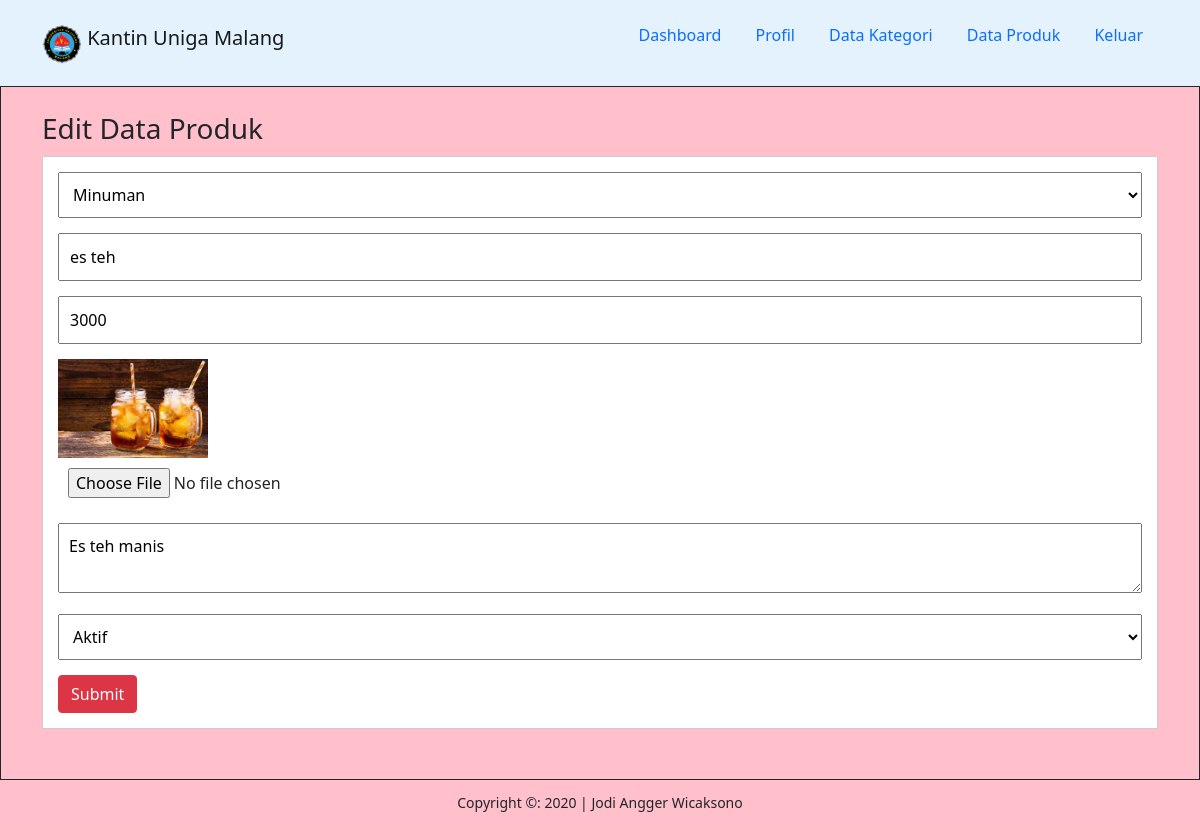
The app's page /edit-produk.php?id=6 (signed in) with its own data.
### tables this page shows
CREATE TABLE `tb_product` (
  `product_id` int(11) NOT NULL,
  `category_id` int(11) NOT NULL,
  `product_name` varchar(100) NOT NULL,
  `product_price` int(11) NOT NULL,
  `product_description` text NOT NULL,
  `product_image` varchar(100) NOT NULL,
  `product_status` tinyint(1) NOT NULL,
  `date_create` timestamp NOT NULL DEFAULT current_timestamp()
);

CREATE TABLE `tb_category` (
  `category_id` int(11) NOT NULL,
  `category_name` varchar(25) NOT NULL
);

### edit-produk.php (the view, shortened to what this page needs)
<?php
  include 'db.php';
  $produk = mysqli_query($conn, "SELECT * FROM tb_product WHERE product_id = '".$_GET['id']."' ");
  $p = mysqli_fetch_object($produk);
?>
<!doctype html>
<html lang="en">
  <head>
    <link href="https://cdn.jsdelivr.net/npm/bootstrap@5.1.3/dist/css/bootstrap.min.css" rel="stylesheet">
    <link rel="stylesheet" type="text/css" href="css/style.css">
  </head>
  <body id="bg-profil">
      <header>
        <nav class="navbar navbar-light" style="background-color: #e3f2fd;">
        <div class="container">
          <a class="navbar-brand" href="dashboard.php">
          <img src="logo-uniga.png" alt="" width="40" height="40" class="d-inline-block align-text-top">
          Kantin Uniga Malang
          </a>
          <ul>
            <li><a href="dashboard.php">Dashboard</a></li>
            <li><a href="profil.php">Profil</a></li>
            <li><a href="data-kategori.php">Data Kategori</a></li>
            <li><a href="data-produk.php">Data Produk</a></li>
            <li><a href="keluar.php">Keluar</a></li>
          </ul>
        </div>
        </nav>
      </header>
        <div class="section">
          <div class="container">
            <h3>Edit Data Produk</h3>
            <div class="box">
              <form action="" method="POST" enctype="multipart/form-data">
                <select class="input-control" name="kategori" required>
                  <?php
                    $kategori = mysqli_query($conn, "SELECT * FROM tb_category ORDER BY category_id DESC");
                    while($r = mysqli_fetch_array($kategori)){
                  ?>
                  <option value="<?php echo $r['category_id'] ?>"<?php echo ($r['category_id'] == $p->category_id)? 'selected':''; ?>><?php echo $r['category_name'] ?></option>
                  <?php } ?>
                </select>
                <input type="text" name="nama" class="input-control" placeholder="Nama Produk" value="<?php echo $p->product_name ?>" required>
                <input type="text" name="harga" class="input-control" placeholder="Harga" value="<?php echo $p->product_price ?>" required>
                <img src="produk/<?php echo $p->product_image ?>" width="150px">
                <input type="file" name="gambar" class="input-control">
                <textarea class="input-control" name="deskripsi" placeholder="Deskripsi"><?php echo $p->product_description ?></textarea>
                <select class="input-control" name="status">
                  <option value="1" <?php echo ($p->product_status == 1)? 'selected':''; ?>>Aktif</option>
                </select>
                <button type="submit" name="submit" value="Ubah Profil" class="btn btn-danger">Submit</button>
              </form>
            </div>
          </div>
        </div>
        <footer>
          <div class="container">
            <small>Copyright &copy: 2020 | Jodi Angger Wicaksono</small>
          </div>
        </footer>
  </body>
</html>

### CSS/style.css (style rules this page uses)
.input-control { width: 265px; padding: 10px; margin-bottom: 25px; box-sizing: border-box; }
header { background-color: darkred; }
header ul li { display: inline-block; }
header ul li a { padding: 15px; text-decoration: none; display: inline-block; }
.section { padding: 25px 0; border: 1px solid; }
.input-control { width: 100%; padding: 10px; margin-bottom: 15px; box-sizing: border-box; }
.box { background-color: #fff; border: 1px solid #ccc; padding: 15px; box-sizing: border-box; margin: 10px 0 25px 0; }
#bg-profil { background-color: pink; }
footer { padding: 10px 0; text-align: center; }

### records on screen
tb_product: kategori "Minuman", nama "es teh", harga "3000", product_image (picture), deskripsi "Es teh manis", status "Aktif"
